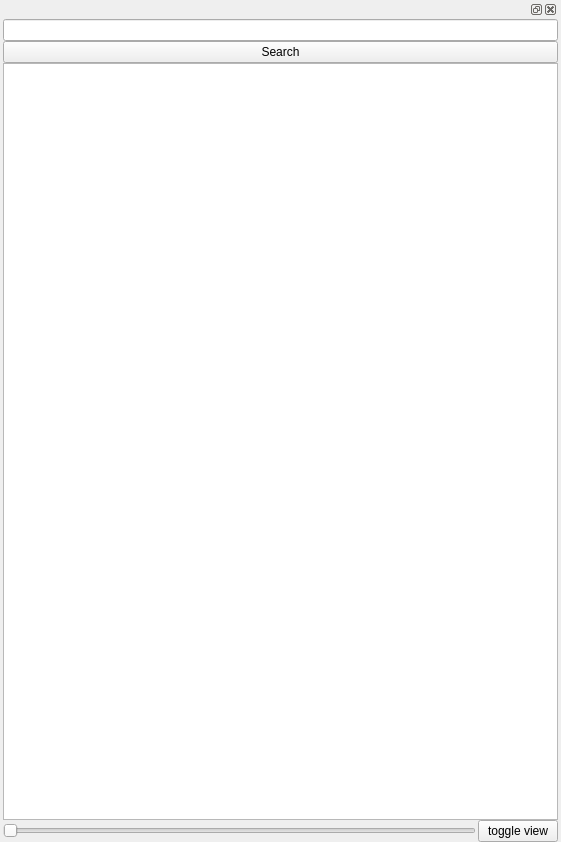
<?xml version="1.0" encoding="UTF-8"?>
<ui version="4.0">
 <class>Form</class>
 <widget class="QWidget" name="Form">
  <property name="geometry">
   <rect>
    <x>0</x>
    <y>0</y>
    <width>561</width>
    <height>842</height>
   </rect>
  </property>
  <property name="windowTitle">
   <string>Form</string>
  </property>
  <layout class="QHBoxLayout" name="horizontalLayout">
   <property name="spacing">
    <number>0</number>
   </property>
   <property name="leftMargin">
    <number>3</number>
   </property>
   <property name="topMargin">
    <number>0</number>
   </property>
   <property name="rightMargin">
    <number>3</number>
   </property>
   <property name="bottomMargin">
    <number>0</number>
   </property>
   <item>
    <widget class="QDockWidget" name="dockWidget">
     <widget class="QWidget" name="dockWidgetContents">
      <layout class="QVBoxLayout" name="verticalLayout">
       <property name="spacing">
        <number>0</number>
       </property>
       <property name="leftMargin">
        <number>0</number>
       </property>
       <property name="topMargin">
        <number>0</number>
       </property>
       <property name="rightMargin">
        <number>0</number>
       </property>
       <property name="bottomMargin">
        <number>0</number>
       </property>
       <item>
        <widget class="QLineEdit" name="query"/>
       </item>
       <item>
        <widget class="QPushButton" name="search">
         <property name="text">
          <string>Search</string>
         </property>
        </widget>
       </item>
       <item>
        <widget class="QListWidget" name="results">
         <property name="dragEnabled">
          <bool>true</bool>
         </property>
         <property name="alternatingRowColors">
          <bool>true</bool>
         </property>
         <property name="iconSize">
          <size>
           <width>250</width>
           <height>250</height>
          </size>
         </property>
         <property name="viewMode">
          <enum>QListView::IconMode</enum>
         </property>
         <property name="wordWrap">
          <bool>true</bool>
         </property>
        </widget>
       </item>
       <item>
        <layout class="QGridLayout" name="gridLayout">
         <property name="horizontalSpacing">
          <number>2</number>
         </property>
         <property name="verticalSpacing">
          <number>0</number>
         </property>
         <item row="0" column="0">
          <widget class="QSlider" name="zoom">
           <property name="orientation">
            <enum>Qt::Horizontal</enum>
           </property>
          </widget>
         </item>
         <item row="0" column="1">
          <widget class="QPushButton" name="toggleview">
           <property name="text">
            <string>toggle view</string>
           </property>
          </widget>
         </item>
        </layout>
       </item>
      </layout>
     </widget>
    </widget>
   </item>
  </layout>
 </widget>
 <resources/>
 <connections/>
</ui>
